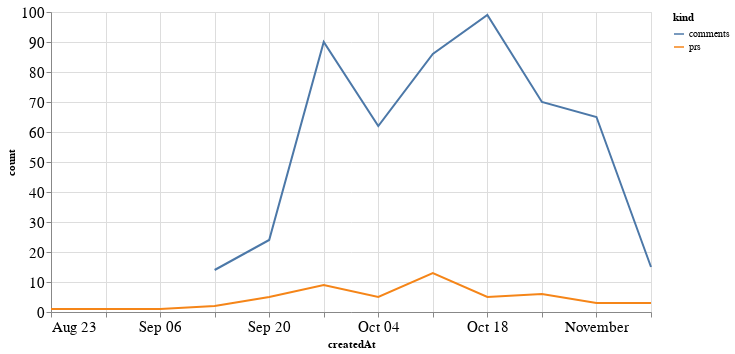

Notebook code cell kept with this figure:
### Code cell
alt.Chart(total_time, width=600).mark_line().encode(
    x='createdAt',
    y='count',
    color='kind'
)

### Figure 1 — Vega-Lite specification as saved in the notebook (floating-point values rounded to 4 significant figures)
{"config": {"axisLeft": {"labelFontSize": 15}, "axisBottom": {"labelFontSize": 15}}, "data": {"name": "data-66118eab260359bc7ea6f05eb84f2f28"}, "mark": "line", "encoding": {"color": {"type": "nominal", "field": "kind"}, "x": {"type": "temporal", "field": "createdAt"}, "y": {"type": "quantitative", "field": "count"}}, "width": 600, "$schema": "https://vega.github.io/schema/vega-lite/v4.8.1.json", "datasets": {"data-66118eab260359bc7ea6f05eb84f2f28": [{"createdAt": "2020-08-23T00:00:00", "kind": "prs", "count": 1.0}, {"createdAt": "2020-08-30T00:00:00", "kind": "prs", "count": 1.0}, {"createdAt": "2020-09-06T00:00:00", "kind": "prs", "count": 1.0}, {"createdAt": "2020-09-13T00:00:00", "kind": "prs", "count": 2.0}, {"createdAt": "2020-09-20T00:00:00", "kind": "prs", "count": 5.0}, {"createdAt": "2020-09-27T00:00:00", "kind": "prs", "count": 9.0}, {"createdAt": "2020-10-04T00:00:00", "kind": "prs", "count": 5.0}, {"createdAt": "2020-10-11T00:00:00", "kind": "prs", "count": 13.0}, {"createdAt": "2020-10-18T00:00:00", "kind": "prs", "count": 5.0}, {"createdAt": "2020-10-25T00:00:00", "kind": "prs", "count": 6.0}, {"createdAt": "2020-11-01T00:00:00", "kind": "prs", "count": 3.0}, {"createdAt": "2020-11-08T00:00:00", "kind": "prs", "count": 3.0}, {"createdAt": "2020-08-23T00:00:00", "kind": "comments", "count": null}, {"createdAt": "2020-08-30T00:00:00", "kind": "comments", "count": null}, {"createdAt": "2020-09-06T00:00:00", "kind": "comments", "count": null}, {"createdAt": "2020-09-13T00:00:00", "kind": "comments", "count": 14.0}, {"createdAt": "2020-09-20T00:00:00", "kind": "comments", "count": 24.0}, {"createdAt": "2020-09-27T00:00:00", "kind": "comments", "count": 90.0}, {"createdAt": "2020-10-04T00:00:00", "kind": "comments", "count": 62.0}, {"createdAt": "2020-10-11T00:00:00", "kind": "comments", "count": 86.0}, {"createdAt": "2020-10-18T00:00:00", "kind": "comments", "count": 99.0}, {"createdAt": "2020-10-25T00:00:00", "kind": "comments", "count": 70.0}, {"createdAt": "2020-11-01T00:00:00", "kind": "comments", "count": 65.0}, {"createdAt": "2020-11-08T00:00:00", "kind": "comments", "count": 15.0}]}}
